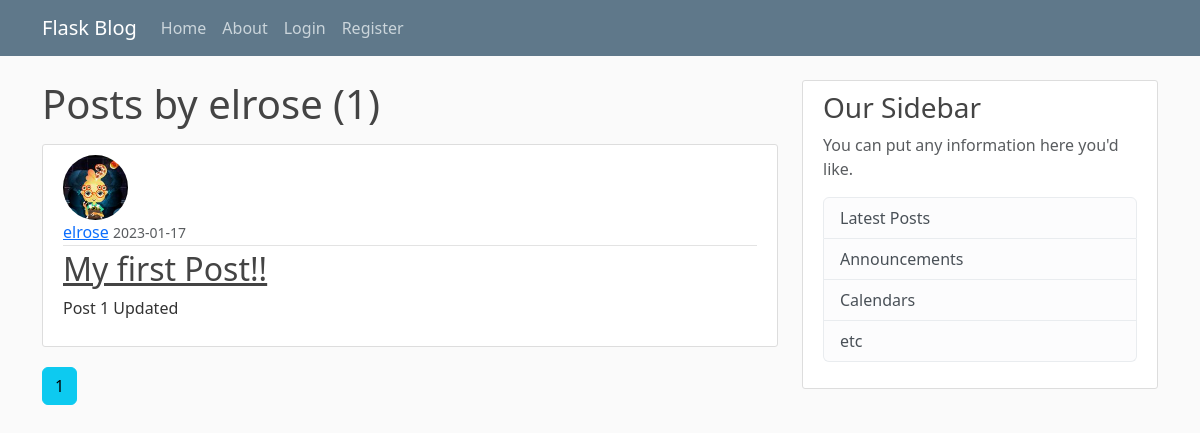
Before: /user/elrose with the older database file.
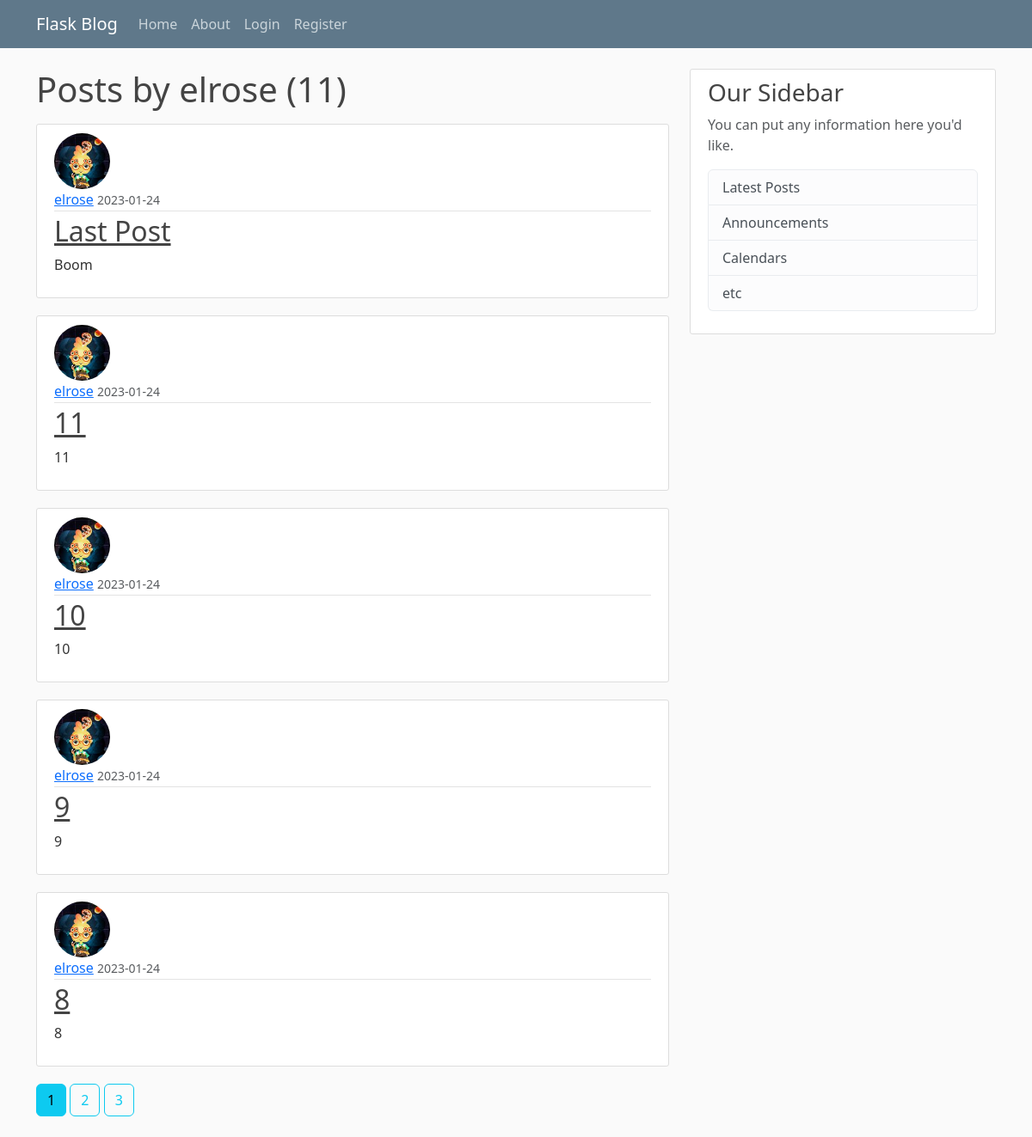
After: the same page with the newer database file.
### foodblog/models.py (models this page shows, shortened)
class User(db.Model, UserMixin):
    id = db.Column(db.Integer, primary_key=True)
    username = db.Column(db.String(20), unique=True, nullable=False)
    email = db.Column(db.String(120), unique=True, nullable=False)
    image_file = db.Column(db.String(20), nullable=False, default='default.jpg')
    password = db.Column(db.String(60), nullable=False)
    posts = db.relationship('Post', backref='author', lazy=True)

class Post(db.Model):
    id = db.Column(db.Integer, primary_key=True)
    title = db.Column(db.String(100), nullable=False)
    date_posted = db.Column(db.DateTime, nullable=False, default=datetime.utcnow)
    content = db.Column(db.Text, nullable=False)
    user_id = db.Column(db.Integer, db.ForeignKey('user.id'), nullable=False)

### foodblog/routes.py (the view)
@app.route("/user/<string:username>")
def user_posts(username):
    page = request.args.get('page', 1, type=int)
    user = User.query.filter_by(username=username).first_or_404()
    posts = Post.query.filter_by(author=user)\
        .order_by(Post.date_posted.desc())\
        .paginate(page=page, per_page=5)
    return render_template("user_posts.html", posts=posts, user=user)

### foodblog/templates/user_posts.html
{% extends "layout.html" %}
{% block content %}
    <h1 class="mb-3">Posts by {{ user.username }} ({{ posts.total }})</h1>
    {% for post in posts.items %}
    <article class="media content-section">
      <img class="rounded-circle article-img" src="{{ url_for('static', filename='profile_pics/' + post.author.image_file) }}">
      <div class="media-body">
        <div class="article-metadata">
          <a class="mr-2" href="{{ url_for('user_posts', username=post.author.username) }}">{{ post.author.username }}</a>
          <small class="text-muted">{{ post.date_posted.strftime('%Y-%m-%d') }}</small>
        </div>
        <h2><a class="article-title" href="{{ url_for('post', post_id=post.id) }}">{{ post.title }}</a></h2>
        <p class="article-content">{{ post.content }}</p>
      </div>
      </article>
    {% endfor %}
    {% for page_num in posts.iter_pages(left_edge=1, right_edge=1, left_current=1, right_current=2) %}
      {% if page_num %}
        {% if posts.page == page_num %}
          <a class="btn btn-info mb-4" href="{{ url_for('user_posts', username=user.username, page=page_num) }}">{{ page_num }}</a>
        {% else %}
          <a class="btn btn-outline-info mb-4" href="{{ url_for('user_posts', username=user.username, page=page_num) }}">{{ page_num }}</a>
        {% endif %}
      {% else %}
        ...
      {% endif %}
    {% endfor %}
{% endblock content %}

### foodblog/templates/layout.html (shortened to what this page needs)
<!DOCTYPE html>
<html lang="en">
<head>
    <link href="https://cdn.jsdelivr.net/npm/bootstrap@5.3.0-alpha1/dist/css/bootstrap.min.css" rel="stylesheet">
    <link rel="stylesheet" type="text/css" href="{{ url_for('static', filename='main.css') }}">
</head>
<body>
    <header class="site-header">
        <nav class="navbar navbar-expand-md navbar-dark bg-steel fixed-top">
          <div class="container">
            <a class="navbar-brand mr-4" href="/">Flask Blog</a>
            <div class="collapse navbar-collapse" id="navbarToggle">
              <div class="navbar-nav mr-auto">
                <a class="nav-item nav-link" href="{{ url_for('index') }}">Home</a>
                <a class="nav-item nav-link" href="{{ url_for('about') }}">About</a>
              </div>
              <div class="navbar-nav">
                {% if current_user.is_authenticated %}
                <a class="nav-item nav-link" href="{{ url_for('new_post') }}">New Post</a>
                <a class="nav-item nav-link" href="{{ url_for('account') }}">Account</a>
                <a class="nav-item nav-link" href="{{ url_for('logout') }}">Logout</a>
                {% else  %}
                <a class="nav-item nav-link" href="{{ url_for('login') }}">Login</a>
                <a class="nav-item nav-link" href="{{ url_for('register') }}">Register</a>
                {% endif %}
              </div>
            </div>
          </div>
        </nav>
      </header>
      <main role="main" class="container">
        <div class="row">
          <div class="col-md-8">
            {% block content %}{% endblock %}
          </div>
          <div class="col-md-4">
            <div class="content-section">
              <h3>Our Sidebar</h3>
              <p class='text-muted'>You can put any information here you'd like.
                <ul class="list-group">
                  <li class="list-group-item list-group-item-light">Latest Posts</li>
                  <li class="list-group-item list-group-item-light">Announcements</li>
                  <li class="list-group-item list-group-item-light">Calendars</li>
                  <li class="list-group-item list-group-item-light">etc</li>
                </ul>
              </p>
            </div>
          </div>
        </div>
      </main>
</body>
</html>

### foodblog/static/main.css (style rules this page uses)
body { background: #fafafa; color: #333333; margin-top: 5rem; }
h1, h2, h3, h4, h5, h6 { color: #444444; }
.bg-steel { background-color: #5f788a; }
.site-header .navbar-nav .nav-link { color: #cbd5db; }
.content-section { background: #ffffff; padding: 10px 20px; border: 1px solid #dddddd; border-radius: 3px; margin-bottom: 20px; }
.article-title { color: #444444; }
.article-content { white-space: pre-line; }
.article-img { height: 65px; width: 65px; margin-right: 16px; }
.article-metadata { padding-bottom: 1px; margin-bottom: 4px; border-bottom: 1px solid #e3e3e3 }

Changed rows visible on the page:
no longer on this page (row unchanged): Post: image_file (picture), author.username "elrose", date_posted "2023-01-17", title "My first Post!!", content "Post 1 Updated"
added Post: image_file (picture), author.username "elrose", date_posted "2023-01-24", title "Last Post", content "Boom"
added Post: image_file (picture), author.username "elrose", date_posted "2023-01-24", title "11", content "11"
added Post: image_file (picture), author.username "elrose", date_posted "2023-01-24", title "10", content "10"
added Post: image_file (picture), author.username "elrose", date_posted "2023-01-24", title "9", content "9"
added Post: image_file (picture), author.username "elrose", date_posted "2023-01-24", title "8", content "8"
Other visible differences:
{{ posts.total }}: "1" → "11"
new list line: "2"
new list line: "3"
